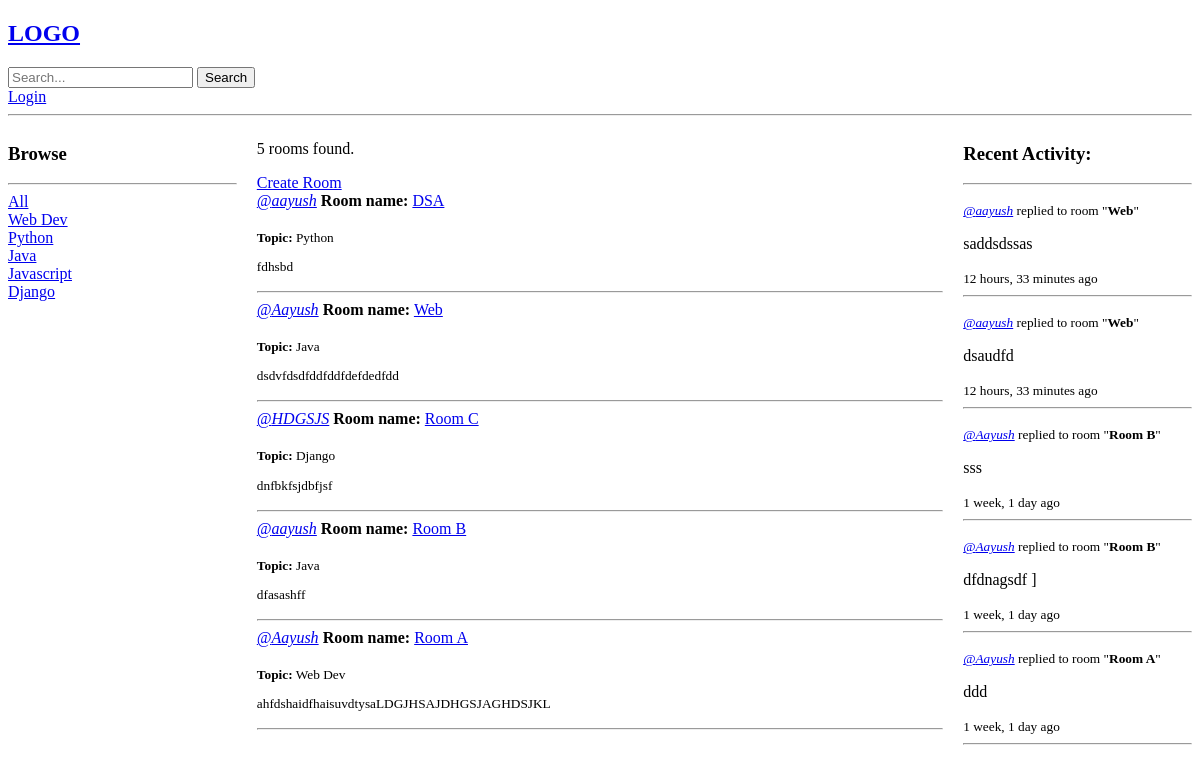
Before: / with the older database file.
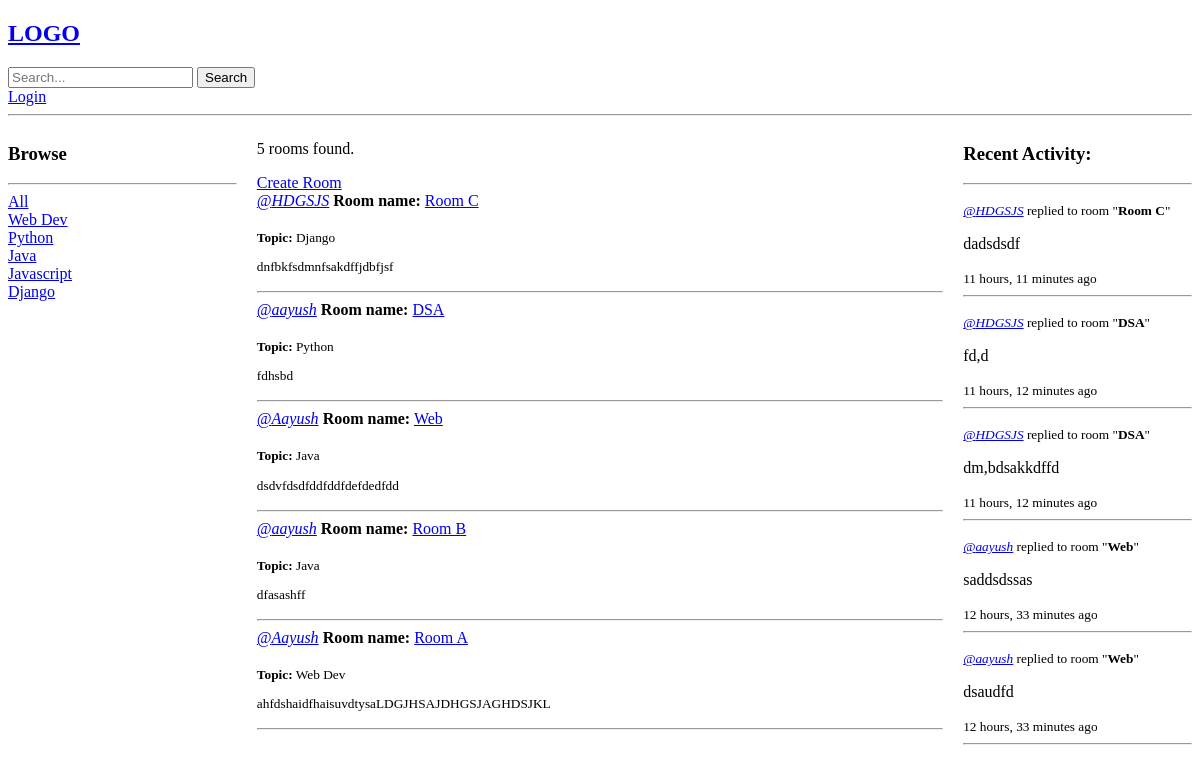
After: the same page with the newer database file.
### base/models.py (models this page shows, shortened)
class Topic(models.Model):
    name = models.CharField(max_length=200)

class Room(models.Model):
    id = models.UUIDField(primary_key=True, default=uuid.uuid4, editable=False)
    name = models.CharField(max_length=200)
    description = models.TextField(null=True, blank=True)
    topic = models.ForeignKey(Topic, on_delete=models.SET_NULL, null=True)  # Foreign key to Topic, can be null
    host = models.ForeignKey(User, on_delete=models.CASCADE)  # Foreign key to User, can be null
    participants = models.ManyToManyField(User, related_name='participants', blank=True)  # Many-to-many relationship with User
    updated = models.DateTimeField(auto_now=True) #this will update the timestamp whenever the model is saved
    created = models.DateTimeField(auto_now_add=True) #this will store the timestamp when it was first created
    class Meta:
        ordering = ['-updated', '-created']

class Message(models.Model):
    id = models.UUIDField(primary_key=True, default=uuid.uuid4, editable=False)  # Using UUID as primary key
    user = models.ForeignKey(User, on_delete=models.CASCADE)  # Foreign key to User, deletes messages if user is deleted
    room = models.ForeignKey(Room, on_delete=models.CASCADE)  # Foreign key to Room, deletes messages if room is deleted
    body = models.TextField()
    updated = models.DateTimeField(auto_now=True) #this will update the timestamp whenever the model is saved
    created = models.DateTimeField(auto_now_add=True) #this will store the timestamp when it was first created

### base/views.py (the view)
# urls.py: path('', views.home, name='home'),
def home(request):
    q = request.GET.get('q') if request.GET.get('q') != None else ''
    rooms = Room.objects.filter(
        Q(topic__name__icontains=q) |  # Filter rooms by topic name
        Q(description__icontains=q) |  # Filter rooms by description
        Q(name__icontains=q) | # Filter rooms by name
        Q(host__username__icontains=q)  # Filter rooms by host username
        )  # Fetch all rooms from the database
    room_count = rooms.count()  # Count the number of rooms
    topics = Topic.objects.all()  # Fetch all topics from the database
    roomMessages = Message.objects.filter(Q(room__in=rooms)).order_by('-created')[:5]
    context = {'rooms': rooms, 'topics': topics, 'room_count': room_count, 'showSearchBar': True, 'roomMessages': roomMessages}
    return render(request, 'base/home.html', context)

### base/templates/base/home.html (shortened to what this page needs)
<!DOCTYPE html>
<html lang="en">
<head>
</head>
<body>
    {% extends 'main.html' %}
    {% block content %}
    <div class="home-container">
        {% include 'base/topicComponent.html' %}
        <main>
            <p>{{ room_count }} rooms found.</p>
            <a href="{% url 'create-room' %}">Create Room</a>
            {% include 'base/feedComponent.html' %}
        </main>
        {% include 'base/activityComponent.html' %}
    </div>
    {% endblock %}

### base/templates/base/topicComponent.html (shortened to what this page needs)
<!DOCTYPE html>
<html lang="en">
  <head>
  </head>
  <body>
    <div>
      <h3>Browse</h3>
      <hr />
      <div>
        <a href="{% url 'home' %}">All</a>
      </div>
      {% for topic in topics %}
      <div>
        <a href="{% url 'home' %}?q={{ topic.name }}">{{ topic.name }}</a>
      </div>
      {% endfor %}
    </div>
  </body>
</html>

### base/templates/base/feedComponent.html (shortened to what this page needs)
<!DOCTYPE html>
<html lang="en">
<head>
</head>
<body>
    <div>
        {% for room in rooms %}
            <div>
                <a href="{% url 'user-profile' room.host.id %}"><i>@{{ room.host.username }}</i></a>
                <strong>Room name:</strong> <a href="{% url 'room' room.id %}">{{ room.name }}</a>
                <br><br>
                <small><strong>Topic:</strong> {{ room.topic.name }}</small>
                <small><p>{{ room.description }}</p></small>
                <hr>
            </div>
            {% endfor %}
    </div>
</body>
</html>

### base/templates/base/activityComponent.html (shortened to what this page needs)
<!DOCTYPE html>
<html lang="en">
<head>
</head>
<body>
    <div>
            <h3>Recent Activity: </h3>
            <hr>
            {% for message in roomMessages %}
            <div>
                <p><small><a href="{% url 'user-profile' message.user.id %}"><i>@{{ message.user.username }}</i></a> replied to room "<b>{{ message.room.name }}</b>"</small></p>
                <p>{{ message.body }}</p>
                <small>{{ message.created|timesince }} ago</small>
            </div>
            <hr>
            {% endfor %}
    </div>
</body>
</html>

Changed rows visible on the page:
no longer on this page (row unchanged): Message: user.username "Aayush", room.name "Room B", body "sss", created "1 week, 1 day"
no longer on this page (row unchanged): Message: user.username "Aayush", room.name "Room B", body "dfdnagsdf ]", created "1 week, 1 day"
no longer on this page (row unchanged): Message: user.username "Aayush", room.name "Room A", body "ddd", created "1 week, 1 day"
changed Room "Room C": description "dnfbkfsjdbfjsf" → "dnfbkfsdmnfsakdffjdbfjsf"; moves up the list
added Message: user.username "HDGSJS", room.name "Room C", body "dadsdsdf", created "11 hours, 11 minutes"
added Message: user.username "HDGSJS", room.name "DSA", body "fd,d", created "11 hours, 12 minutes"
added Message: user.username "HDGSJS", room.name "DSA", body "dm,bdsakkdffd", created "11 hours, 12 minutes"
